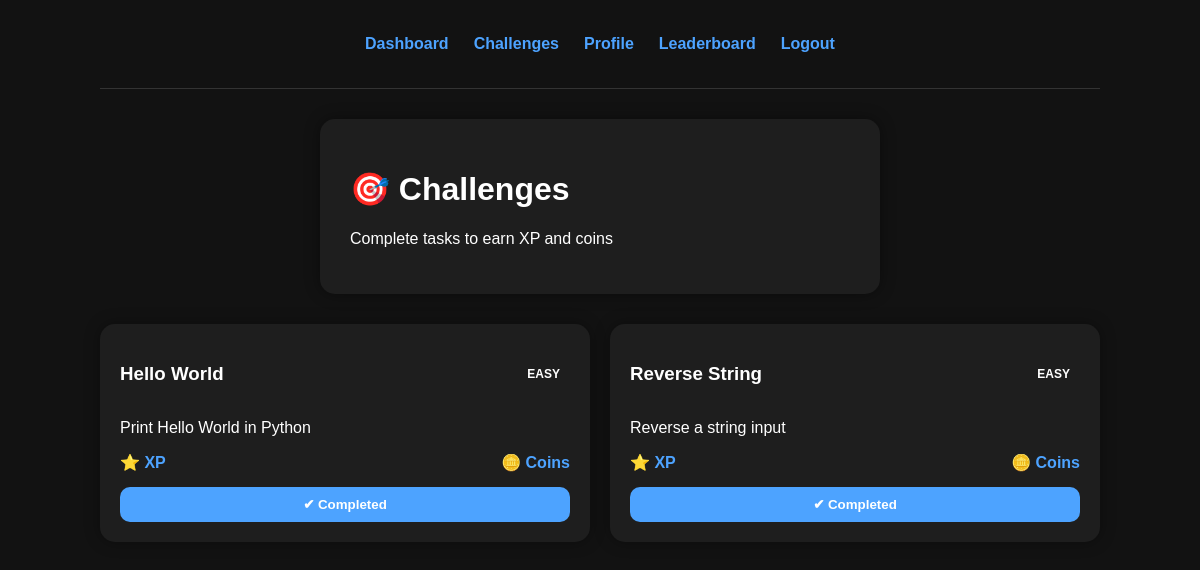
The app's page /challenges (signed in) with its own data.
### models/challenge.py (models this page shows)
class Challenge(db.Model):
    id = db.Column(db.Integer, primary_key=True)
    title = db.Column(db.String(120), nullable=False)
    description = db.Column(db.Text, nullable=False)
    difficulty = db.Column(db.String(20), nullable=False)
    xp_reward = db.Column(db.Integer, default=50)
    coin_reward = db.Column(db.Integer, default=10)

### app.py (the view)
@app.route("/challenges")
@login_required
def challenges():
    challenges = Challenge.query.all()
    completed = CompletedChallenge.query.filter_by(
        user_id=current_user.id
    ).all()
    completed_ids = [c.challenge_id for c in completed]
    return render_template(
        "challenges.html",
        challenges=challenges,
        completed_ids=completed_ids
    )

### app.py (called while the page is built)
@login_manager.user_loader
def load_user(user_id):
    return User.query.get(int(user_id))

### templates/challenges.html
{% extends "base.html" %}
{% block content %}
<div class="card">
    <h1>🎯 Challenges</h1>
    <p>Complete tasks to earn XP and coins</p>
</div>
<div class="challenge-grid">
    {% for challenge in challenges %}
    <div class="challenge-card {{ challenge.difficulty }} {% if challenge.id in completed_ids %}completed{% endif %}">
        <div class="challenge-header">
            <h3>{{ challenge.title }}</h3>
            <span class="difficulty-badge">
                {{ challenge.difficulty }}
            </span>
        </div>
        <p class="challenge-desc">
            {{ challenge.description }}
        </p>
        <div class="reward-row">
            <span>⭐ {{ challenge.xp }} XP</span>
            <span>🪙 {{ challenge.coins }} Coins</span>
        </div>
        {% if challenge.id in completed_ids %}
            <button class="complete-btn" disabled>
                ✔ Completed
            </button>
        {% else %}
            <form method="POST" action="{{ url_for('complete_challenge', challenge_id=challenge.id) }}">
                <button type="submit" class="complete-btn">
                    Complete
                </button>
            </form>
        {% endif %}
    </div>
    {% endfor %}
</div>
{% endblock %}

### static/style.css (style rules this page uses)
body { background-color: #121212; color: #ffffff; font-family: Arial, sans-serif; max-width: 1000px; margin: 0 auto; padding: 20px; }
.card { background-color: #1e1e1e; padding: 30px; border-radius: 15px; box-shadow: 0 0 15px rgba(0, 0, 0, 0.4); max-width: 500px; margin: 30px auto; }
button { padding: 12px 20px; border: none; border-radius: 8px; background-color: #4da3ff; color: white; cursor: pointer; font-weight: bold; transition: 0.2s; }
.challenge-grid { display: grid; grid-template-columns: repeat(auto-fit, minmax(250px, 1fr)); gap: 20px; margin-top: 20px; }
.challenge-card { background-color: #1e1e1e; padding: 20px; border-radius: 15px; box-shadow: 0 0 15px rgba(0,0,0,0.35); transition: transform 0.2s, background 0.2s; }
.challenge-header { display: flex; justify-content: space-between; align-items: center; }
.difficulty-badge { padding: 4px 10px; border-radius: 8px; font-size: 12px; font-weight: bold; text-transform: uppercase; }
.reward-row { display: flex; justify-content: space-between; margin: 15px 0; font-weight: bold; color: #4da3ff; }
.complete-btn { width: 100%; padding: 10px; border: none; border-radius: 10px; background-color: #4da3ff; color: white; font-weight: bold; cursor: pointer; transition: 0.2s; }

### records on screen
Challenge: title "Hello World", difficulty "EASY", description "Print Hello World in Python", shows "✔ Completed"
Challenge: title "Reverse String", difficulty "EASY", description "Reverse a string input", shows "✔ Completed"
